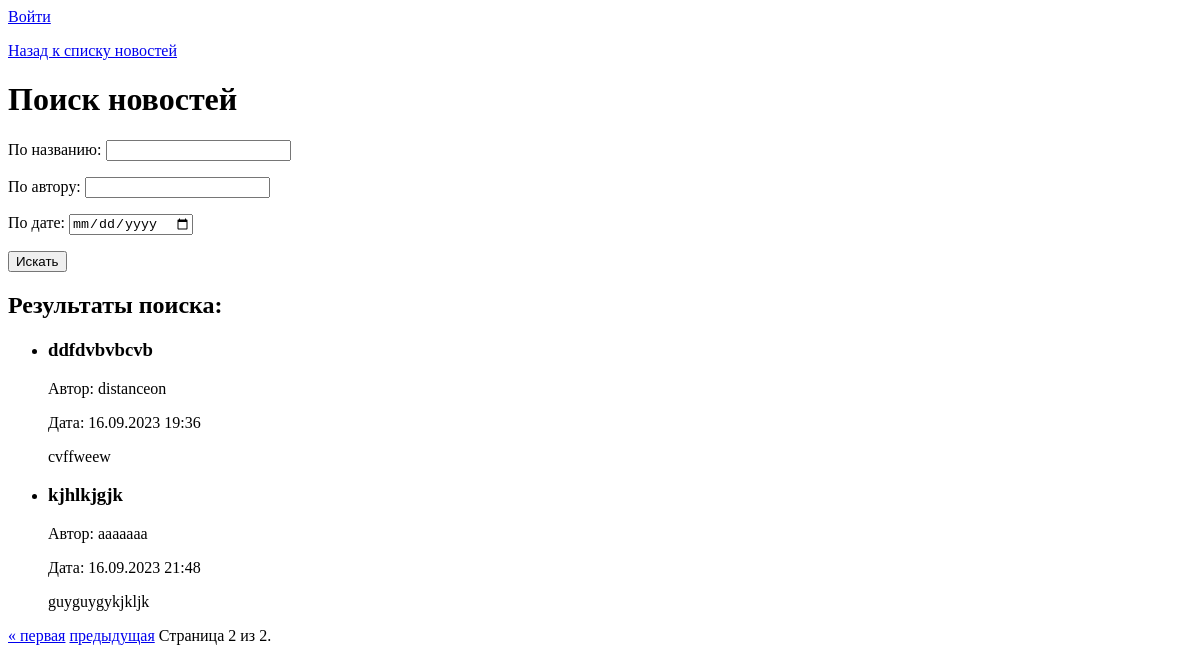
/news/search/?page=2, run on an earlier commit of the app's database.
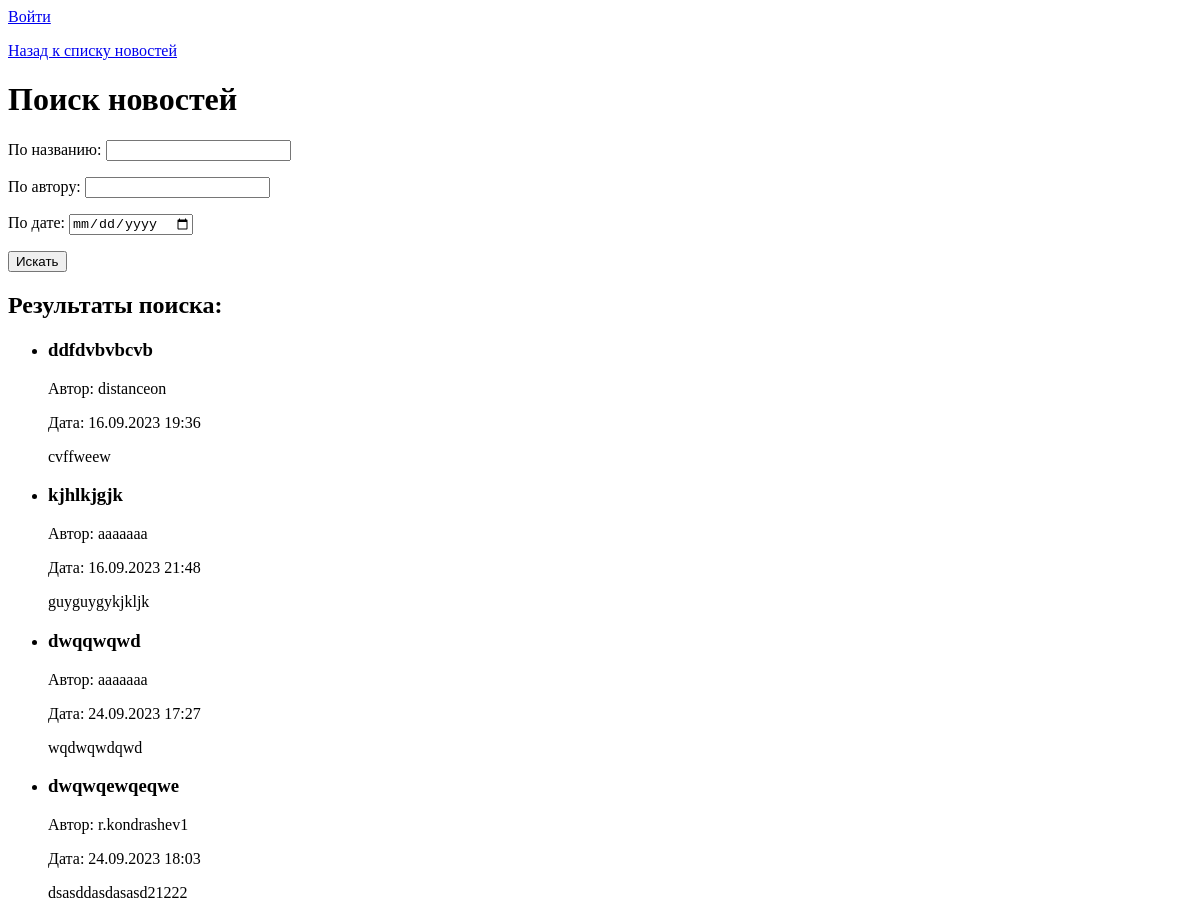
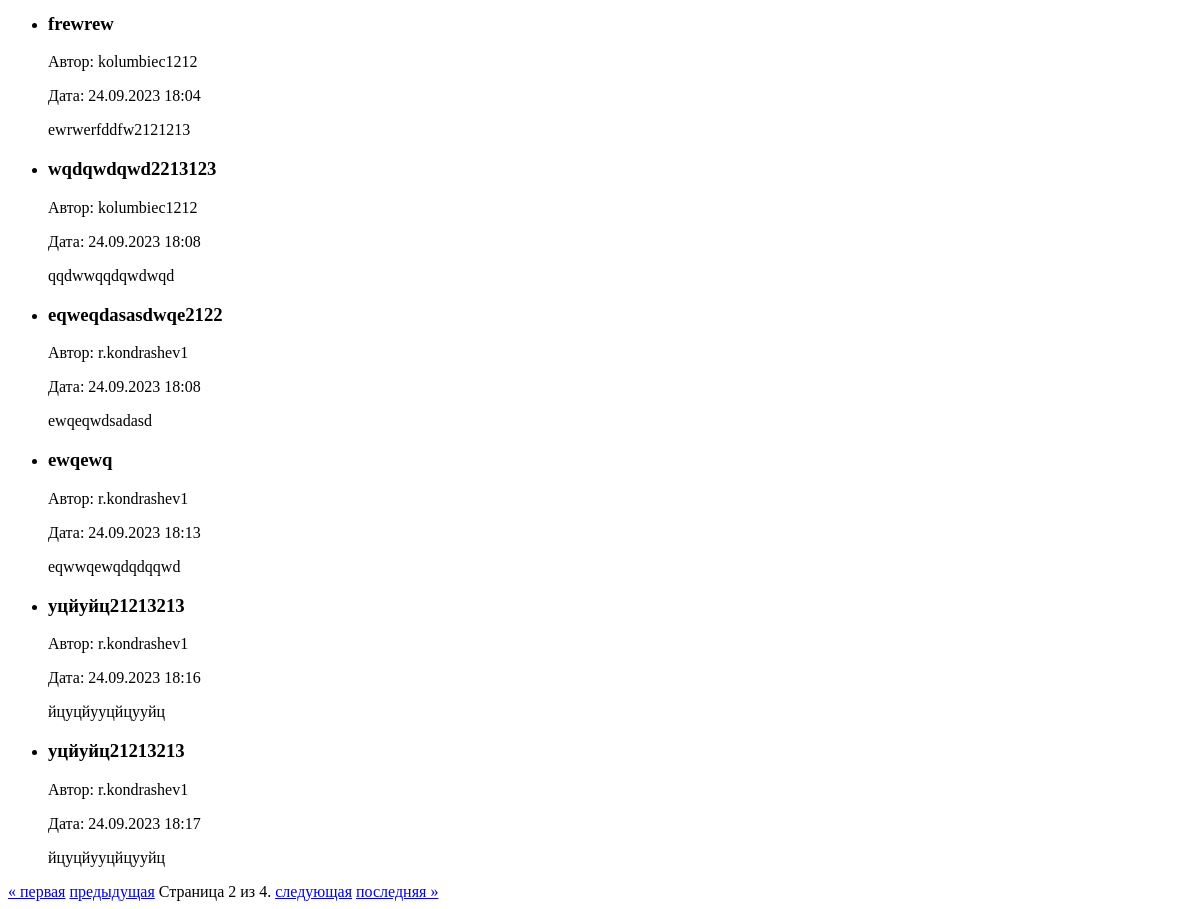
And on a later commit of the database (2 pictures, top to bottom).
### news/models.py (models this page shows, shortened)
class Post(models.Model):
    author = models.ForeignKey(Author, on_delete=models.CASCADE)
    post_type = models.CharField(max_length=10, choices=[
                                 ('статья', 'Статья'), ('новость', 'Новость')])
    created_at = models.DateTimeField(auto_now_add=True)
    categories = models.ManyToManyField(Category, through='PostCategory')
    title = models.CharField(max_length=200)
    text = models.TextField()
    rating = models.IntegerField(default=0)

class Author(models.Model):
    user = models.OneToOneField(User, on_delete=models.CASCADE)
    rating = models.IntegerField(default=0)

### news/views.py (the view)
# urls.py: path('news/search/', views.news_search, name='news_search'),
def news_search(request):
    form = SearchForm(request.GET)
    posts = Post.objects.all()
    if form.is_valid():
        title = form.cleaned_data.get('title')
        author = form.cleaned_data.get('author')
        date = form.cleaned_data.get('date')
        if title:
            posts = posts.filter(title__icontains=title)
        if author:
            posts = posts.filter(author__user__username__icontains=author)
        if date:
            posts = posts.filter(created_at__gte=date)
    page_number = request.GET.get('page', 1)
    paginator = Paginator(posts, 10)  # 10 новостей на странице
    page = paginator.get_page(page_number)
    return render(request, 'news/news_search.html', {'form': form, 'page': page})

### news/forms.py
class SearchForm(forms.Form):
    title = forms.CharField(
        max_length=100, required=False, label='По названию')
    author = forms.CharField(max_length=100, required=False, label='По автору')
    date = forms.DateField(required=False, label='По дате',
                           widget=forms.DateInput(attrs={'type': 'date'}))

### news/templates/news/news_search.html
{% extends "default.html" %} {% block content %}
<p><a href="{% url 'news_list' %}">Назад к списку новостей</a></p>
<h1>Поиск новостей</h1>
<form method="get">
	{{ form.as_p }}
	<button type="submit">Искать</button>
</form>
<h2>Результаты поиска:</h2>
<ul>
	{% for post in page %}
	<li>
		<h3>{{ post.title }}</h3>
		<p>Автор: {{ post.author.user.username }}</p>
		<p>Дата: {{ post.created_at|date:"d.m.Y H:i" }}</p>
		<p>{{ post.text|truncatechars:50 }}</p>
	</li>
	{% empty %}
	<p>Нет результатов поиска.</p>
	{% endfor %}
</ul>
<div class="pagination">
	<span class="step-links">
		{% if page.has_previous %}
		<a href="?page=1">&laquo; первая</a>
		<a href="?page={{ page.previous_page_number }}">предыдущая</a>
		{% endif %}
		<span class="current-page">
			Страница {{ page.number }} из {{ page.paginator.num_pages }}.
		</span>
		{% if page.has_next %}
		<a href="?page={{ page.next_page_number }}">следующая</a>
		<a href="?page={{ page.paginator.num_pages }}">последняя &raquo;</a>
		{% endif %}
	</span>
</div>
{% endblock %}

### news/templates/default.html (shortened to what this page needs)
{% load static %}
{% load auth_extras %}
<html>
	<head>
	</head>
	<body>
		<header>
			{% if user.is_authenticated %} Добро пожаловать, {{ user.username }}!
			{% if request.user|has_group:"authors" %}
			<p>Автор {% else %}</p>
			<a href="{% url 'become_author' %}">Стать автором</a>
			{% endif %}
			<a href="{% url 'account_logout' %}">Выход</a>
			{% else %}
			<a href="{% url 'account_login' %}">Войти</a>
			{% endif %}
		</header>
		<main>{% block content %} {% endblock %}</main>
	</body>
</html>

What changed in the data, as far as the page shows it:
added Post: title "dwqqwqwd", author.user.username "aaaaaaa", created_at "24.09.2023 17:27", text "wqdwqwdqwd"
added Post: title "dwqwqewqeqwe", author.user.username "r.kondrashev1", created_at "24.09.2023 18:03", text "dsasddasdasasd21222"
added Post: title "frewrew", author.user.username "kolumbiec1212", created_at "24.09.2023 18:04", text "ewrwerfddfw2121213"
added Post: title "wqdqwdqwd2213123", author.user.username "kolumbiec1212", created_at "24.09.2023 18:08", text "qqdwwqqdqwdwqd"
added Post: title "eqweqdasasdwqe2122", author.user.username "r.kondrashev1", created_at "24.09.2023 18:08", text "ewqeqwdsadasd"
added Post: title "ewqewq", author.user.username "r.kondrashev1", created_at "24.09.2023 18:13", text "eqwwqewqdqdqqwd"
added Post: title "уцйуйц21213213", author.user.username "r.kondrashev1", created_at "24.09.2023 18:16", text "йцуцйууцйцууйц"
added Post: title "уцйуйц21213213", author.user.username "r.kondrashev1", created_at "24.09.2023 18:17", text "йцуцйууцйцууйц"
Also different on the page:
{{ page.paginator.num_pages }}: "2" → "4"
text now shown: "следующая последняя »"
